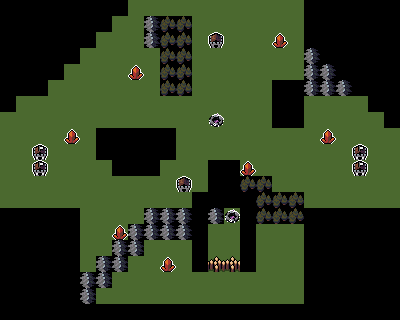

This is a level from a 2D game, rendered from its Tiled map with the project's own tilesets. A one-line summary and the map file follow, with tile-layer data summarised:
An orthogonal 25x20 tile map with 16x16 px tiles, 3 tile layers (Tiles, Objects, Tier3), 6 hidden layers not drawn.

<map version="1.10" tiledversion="1.10.0" orientation="orthogonal" renderorder="right-down" width="25" height="20" tilewidth="16" tileheight="16" infinite="0" nextlayerid="33" nextobjectid="102">
 <editorsettings>
  <export target="../../../../../maps/gm-island.json" format="MUD Templates" />
 </editorsettings>
 <tileset firstgid="1" source="../../../tilesets/map-maker-tileset.tsx" />
 <group id="17" name="Tiles" offsetx="2.84217e-14" offsety="0">
  <properties>
   <property name="entityLayer" type="bool" value="true" />
  </properties>
  <layer id="2" name="Tiles" width="25" height="20">
   <properties>
    <property name="prototypeLayer" type="bool" value="true" />
   </properties>
   <data>[500 cells, 307 non-empty, 3 distinct tile ids]</data>
  </layer>
 </group>
 <group id="15" name="Objects">
  <properties>
   <property name="entityLayer" type="bool" value="true" />
  </properties>
  <layer id="10" name="Objects" width="25" height="20">
   <properties>
    <property name="prototypeLayer" type="bool" value="true" />
   </properties>
   <data>[500 cells, 17 non-empty, 5 distinct tile ids]</data>
  </layer>
  <objectgroup id="18" name="Portals" />
 </group>
 <group id="11" name="Extras">
  <properties>
   <property name="entityLayer" type="bool" value="true" />
  </properties>
  <group id="20" name="Zone" visible="0">
   <properties>
    <property name="componentLayer" type="bool" value="true" />
    <property name="encoding" value="uint32" />
   </properties>
   <layer id="26" name="Zone5" width="25" height="20">
    <properties>
     <property name="value" type="int" value="5" />
    </properties>
    <data>[500 cells, 0 non-empty, 0 distinct tile ids]</data>
   </layer>
   <layer id="24" name="Zone4" width="25" height="20">
    <properties>
     <property name="value" type="int" value="4" />
    </properties>
    <data>[500 cells, 0 non-empty, 0 distinct tile ids]</data>
   </layer>
   <layer id="23" name="Zone3" width="25" height="20">
    <properties>
     <property name="value" type="int" value="3" />
    </properties>
    <data>[500 cells, 0 non-empty, 0 distinct tile ids]</data>
   </layer>
   <layer id="22" name="Zone2" width="25" height="20">
    <properties>
     <property name="value" type="int" value="2" />
    </properties>
    <data>[500 cells, 0 non-empty, 0 distinct tile ids]</data>
   </layer>
   <layer id="21" name="Zone1" width="25" height="20">
    <properties>
     <property name="value" type="int" value="1" />
    </properties>
    <data>[500 cells, 0 non-empty, 0 distinct tile ids]</data>
   </layer>
  </group>
  <group id="27" name="Tier">
   <properties>
    <property name="componentLayer" type="bool" value="true" />
    <property name="encoding" value="uint32" />
   </properties>
   <layer id="31" name="Tier3" width="25" height="20">
    <properties>
     <property name="value" type="int" value="3" />
    </properties>
    <data>[500 cells, 0 non-empty, 0 distinct tile ids]</data>
   </layer>
  </group>
 </group>
 <layer id="3" name="[UNUSED] Wang" width="25" height="20" visible="0">
  <data>[500 cells, 0 non-empty, 0 distinct tile ids]</data>
 </layer>
</map>
